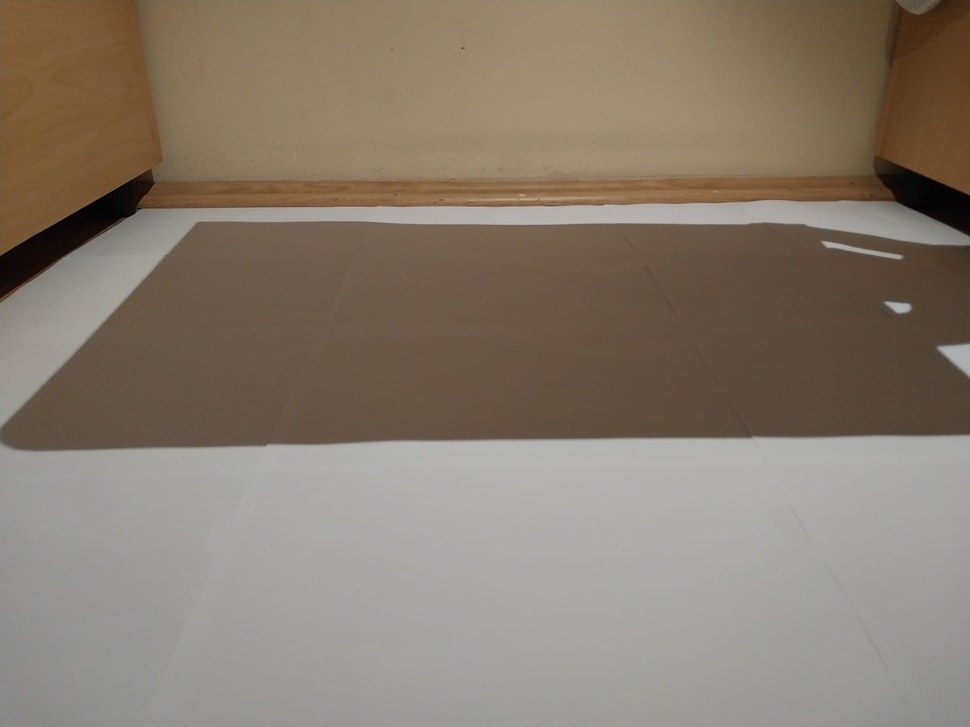
#> input picture 03-Software/3-coverage control/image comparison/WhatsApp Image 2022-12-16 at 16.46.15.jpeg, 970 x 727 px, shrunk from 1600 x 1200 before the run, found by its file name
$ python line.py
#> lines starting #> are read from the running program, lines starting #| are printed output that depends on the picture; after the words box and inside, x2 and y2 are one past the last pixel; in counts of white or black regions, pixels touching at a corner belong together
import cv2 as cv
import numpy as np
# Read image
img = cv.imread('D:\Desktop\GITHUB\Engineering-Design\03-Software\3-coverage control\image comparison\WhatsApp Image 2022-12-16 at 16.46.15.jpeg', cv.IMREAD_COLOR) # road.png is the filename
#> img is the input picture: shape (727, 970, 3); mean B, G, R 110.4, 124, 135.5
# Convert the image to gray-scale
gray = cv.cvtColor(img, cv.COLOR_BGR2GRAY)
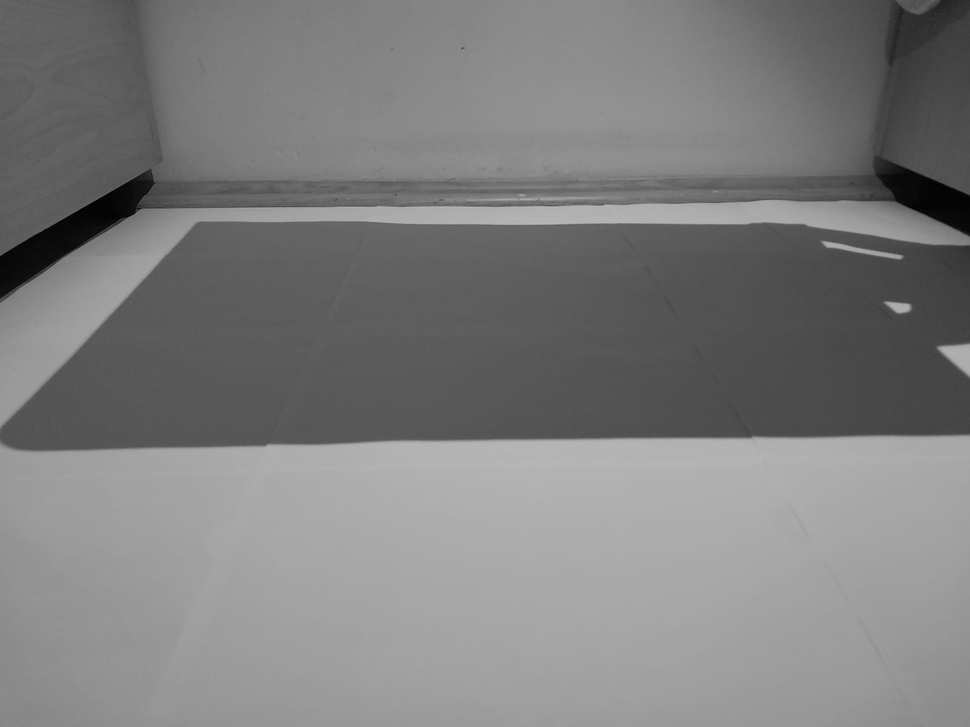
#> gray: shape (727, 970); min 0, max 184, mean 125.9
# Find the edges in the image using canny detector
gray = cv.bilateralFilter(gray, 0, 100, cv.BORDER_DEFAULT)

edges = cv.Canny(gray, 50, 200)
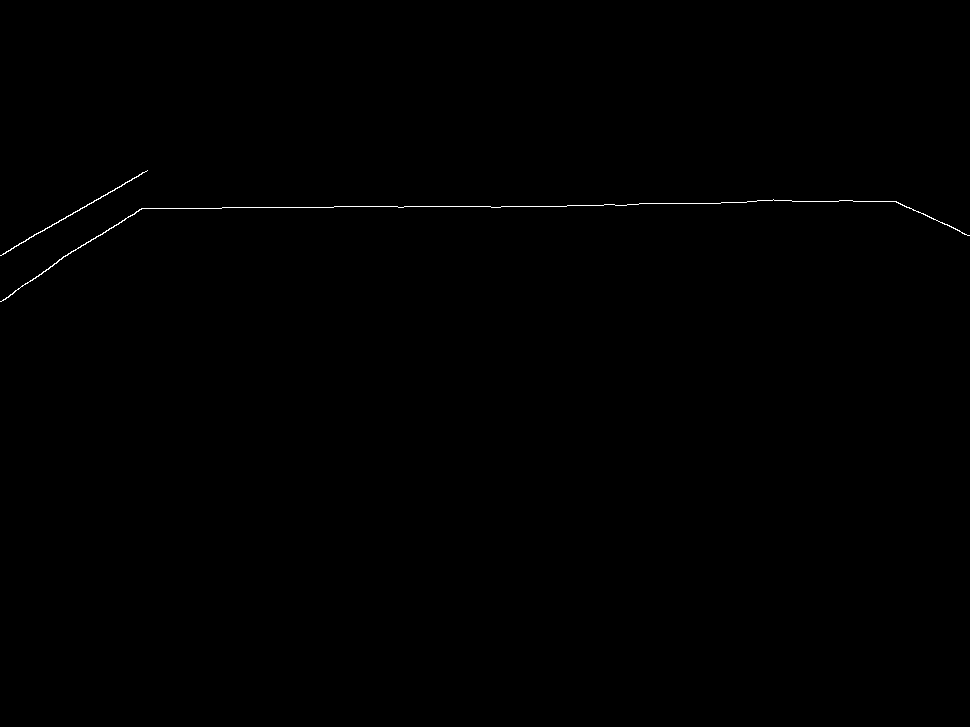
#> edges: shape (727, 970); 0.19% white in thin lines or dots, all inside (x1, y1, x2, y2) = (0, 170, 970, 302)
cv.imshow("aa", edges)
# Detect points that form a line
lines = cv.HoughLinesP(edges, 10, np.pi/180, 200, minLineLength=10, maxLineGap=250)
#> lines = [[77, 210, 347, 206], [689, 203, 791, 200], [348, 206, 566, 206], [773, 199, 896, 201], [95, 238, 116, 224], [51, 226, 94, 200], [113, 227, 141, 208]]
# Draw lines on the image
for line in lines:
    x1, y1, x2, y2 = line[0]
    cv.line(img, (x1, y1), (x2, y2), (255, 0, 0), 3)
#> this loop made 7 passes
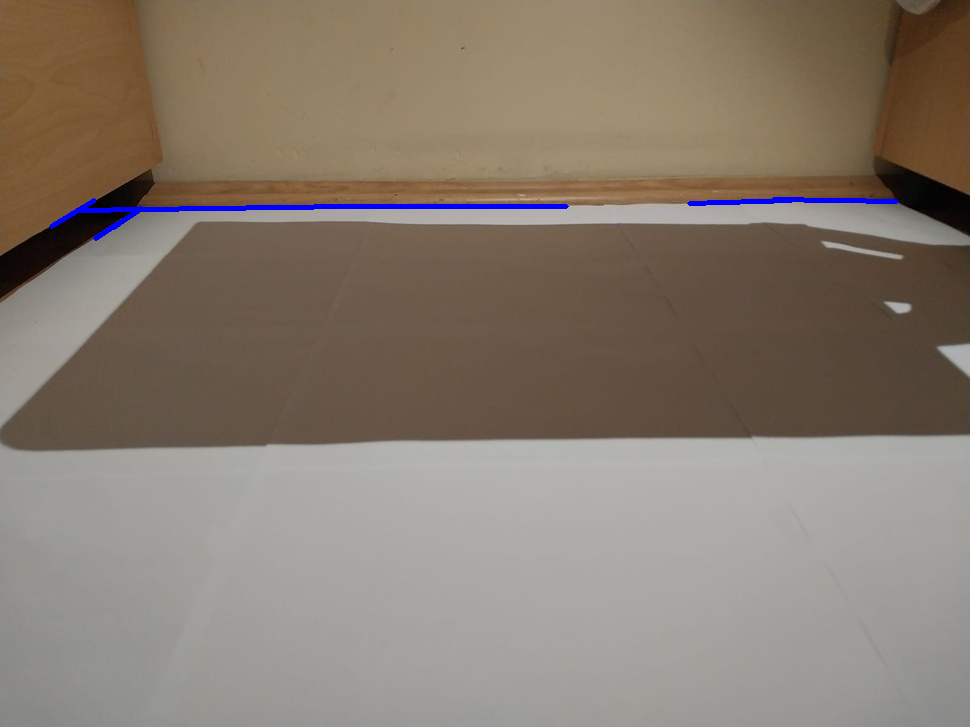
#> img: shape (727, 970, 3); 0.57% of pixels changed, all inside (x1, y1, x2, y2) = (49, 197, 899, 241)
# Show result
cv.imshow("Result Image", img)
cv.waitKey(0)

$ run again, with 03-Software/3-coverage control/image comparison/WhatsApp Image 2022-12-16 at 16.46.17.jpeg copied over 03-Software/3-coverage control/image comparison/WhatsApp Image 2022-12-16 at 16.46.15.jpeg
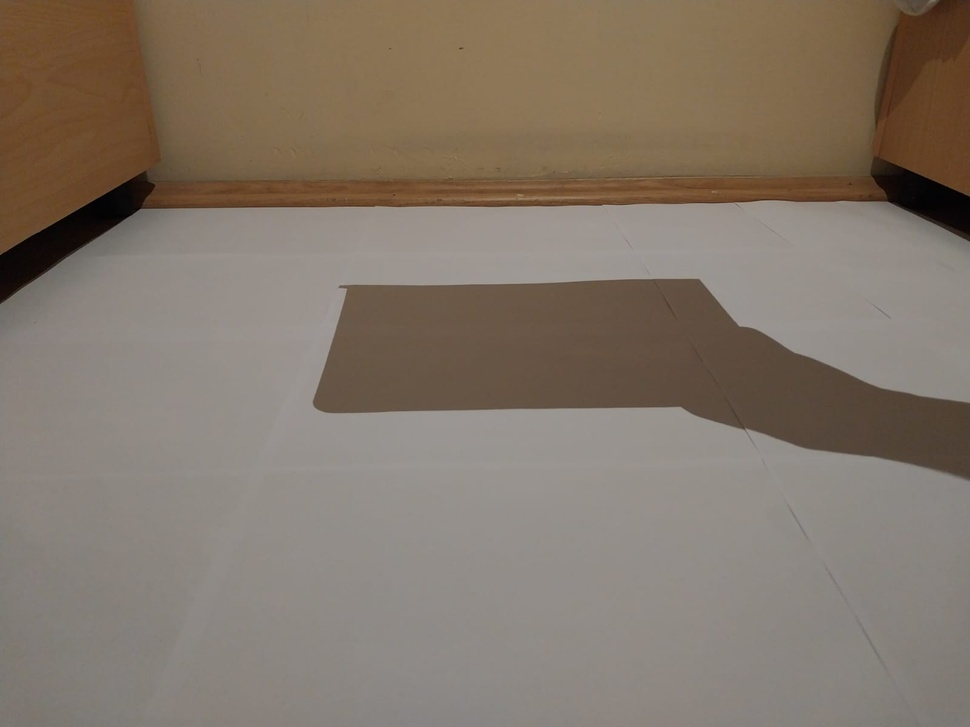
#> input picture 03-Software/3-coverage control/image comparison/WhatsApp Image 2022-12-16 at 16.46.17.jpeg, 970 x 727 px, shrunk from 1600 x 1200 before the run, found by its file name
#> img is the input picture: shape (727, 970, 3); mean B, G, R 105.7, 118.4, 130.6
#> `gray = cv.cvtColor(img, cv.COLOR_BGR2GRAY)`:
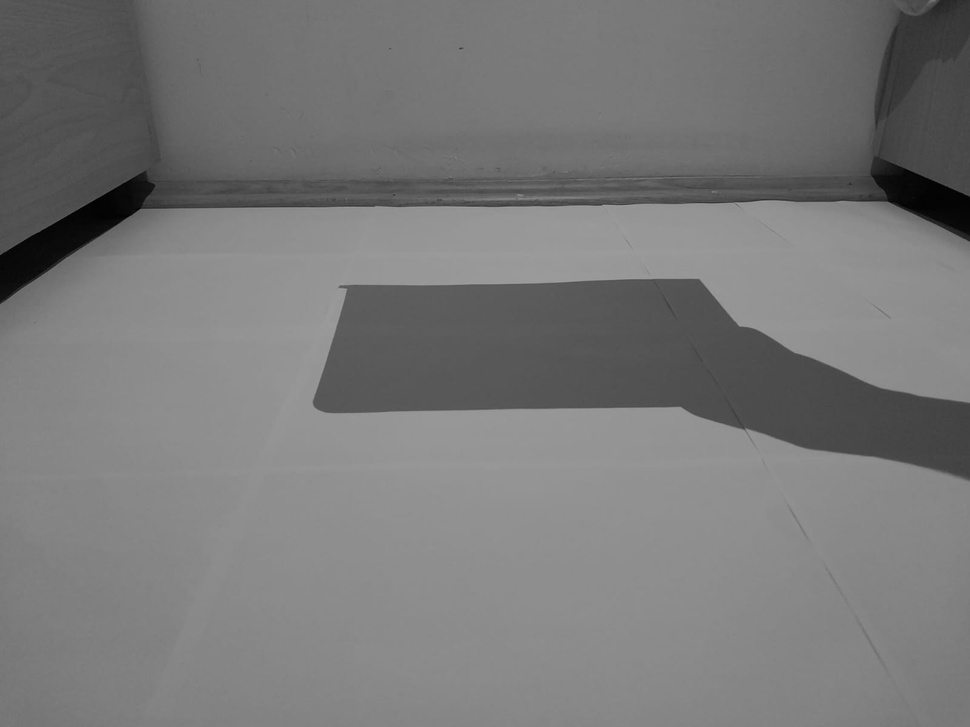
#> gray: shape (727, 970); min 0, max 164, mean 120.6
#> edges: shape (727, 970); 0.15% white in thin lines or dots, all inside (x1, y1, x2, y2) = (0, 200, 970, 304)
#> lines = [[138, 209, 257, 207], [614, 205, 785, 200], [392, 207, 430, 206], [486, 207, 881, 201], [134, 212, 290, 207], [0, 303, 82, 246], [500, 206, 515, 206]]
#> the loop `for line in lines:` made 7 passes
#> after the loop `for line in lines:`:
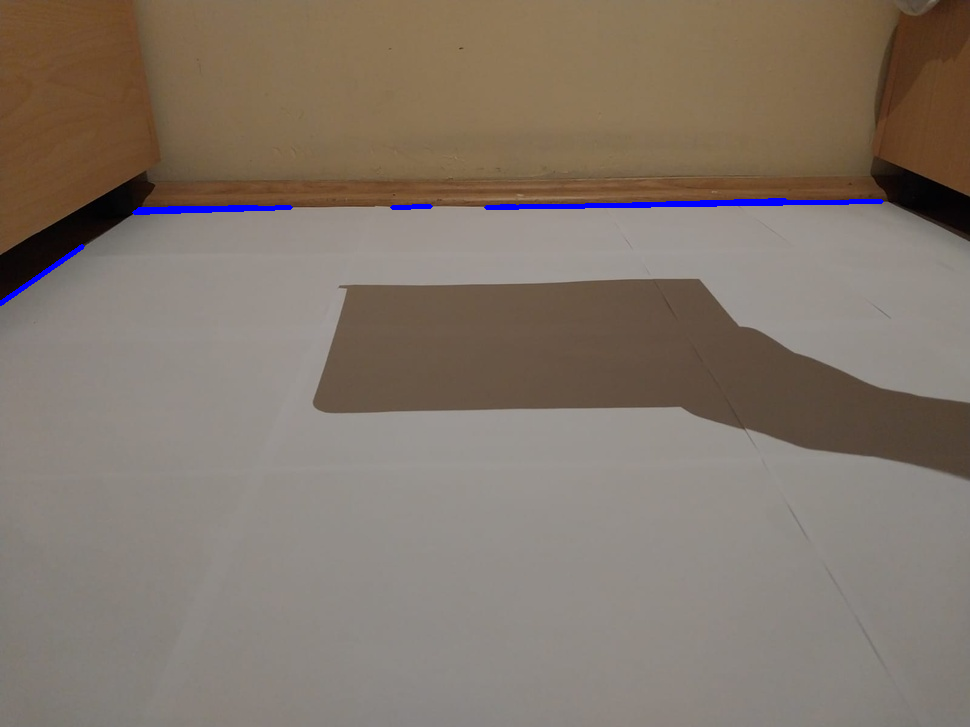
#> img: shape (727, 970, 3); 0.57% of pixels changed, all inside (x1, y1, x2, y2) = (0, 198, 884, 306)

$ run again, with 03-Software/3-coverage control/image comparison/WhatsApp Image 2022-12-16 at 16.46.21.jpeg copied over 03-Software/3-coverage control/image comparison/WhatsApp Image 2022-12-16 at 16.46.15.jpeg
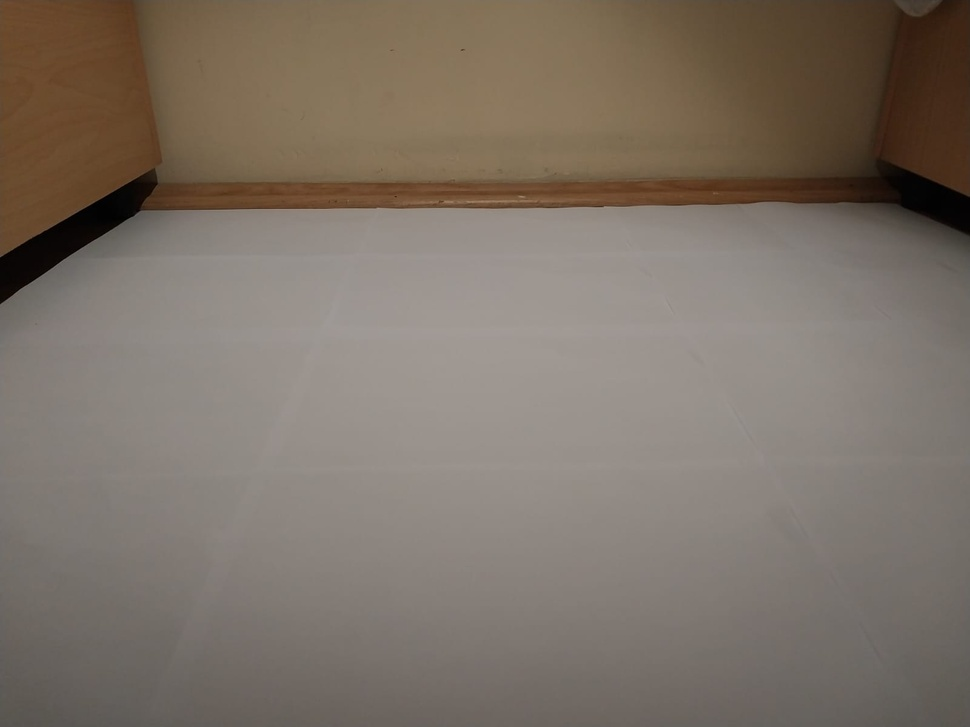
#> input picture 03-Software/3-coverage control/image comparison/WhatsApp Image 2022-12-16 at 16.46.21.jpeg, 970 x 727 px, shrunk from 1600 x 1200 before the run, found by its file name
#> img is the input picture: shape (727, 970, 3); mean B, G, R 103.1, 113.8, 124.7
#> `edges = cv.Canny(gray, 50, 200)`:
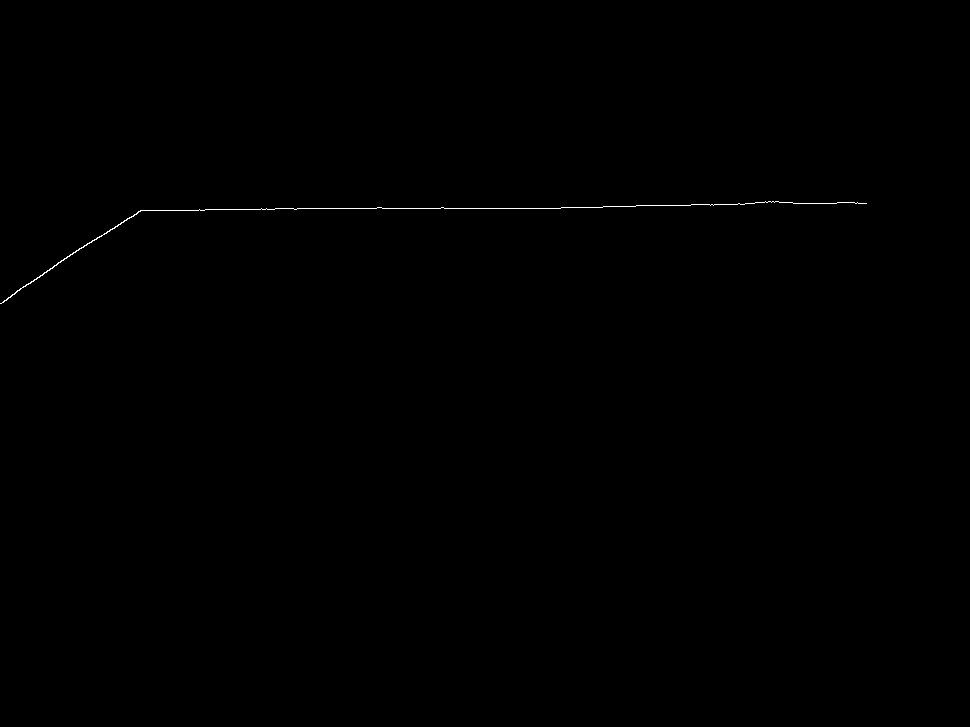
#> edges: shape (727, 970); 0.14% white in thin lines or dots, all inside (x1, y1, x2, y2) = (0, 201, 867, 304)
#> lines = [[261, 208, 560, 208], [584, 207, 778, 201], [106, 233, 138, 211], [120, 224, 141, 210]]
#> the loop `for line in lines:` made 4 passes
#> after the loop `for line in lines:`:
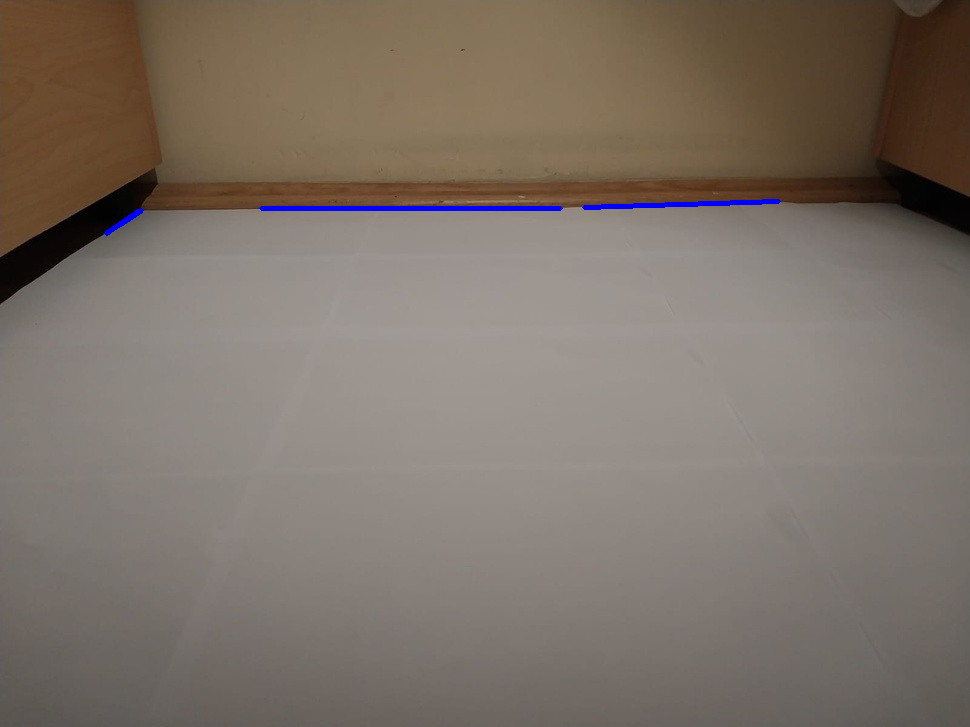
#> img: shape (727, 970, 3); 0.39% of pixels changed, all inside (x1, y1, x2, y2) = (104, 199, 781, 236)
